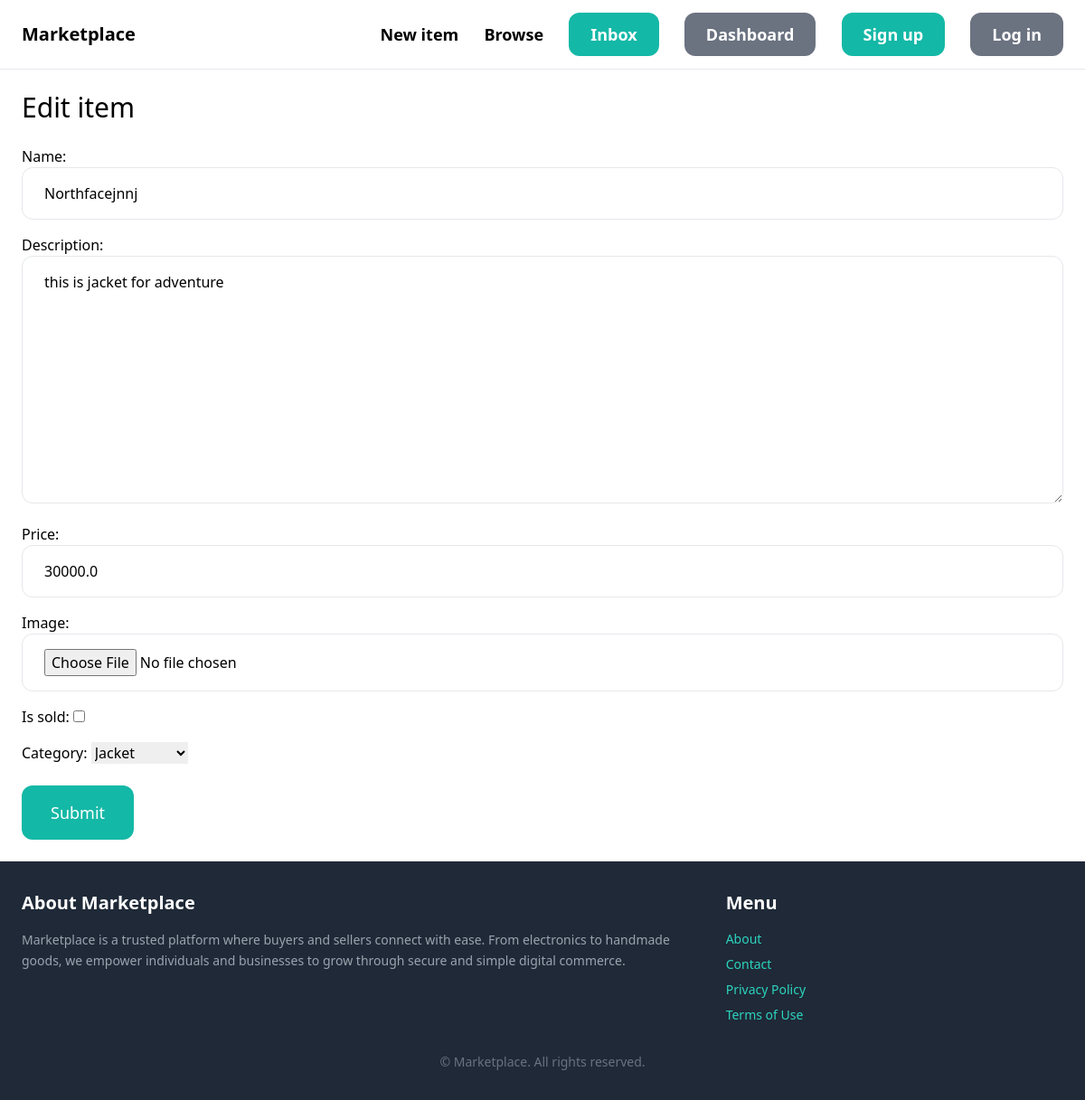
The page /items/2/edit/ (signed in) on the database its author committed.
### item/models.py (models this page shows, shortened)
class Item(models.Model):
    category = models.ForeignKey(Category, related_name='items', on_delete=models.CASCADE)
    name = models.CharField(max_length=255)
    description = models.TextField(blank=True, null=True)
    price = models.FloatField()
    image = models.ImageField(upload_to='item_images', blank=True, null=True)
    is_sold = models.BooleanField(default=False)
    created_by = models.ForeignKey(User, related_name='items', on_delete=models.CASCADE)
    created_at = models.DateTimeField(auto_now_add=True)

class Category(models.Model):
    name = models.CharField(max_length=255)
    class Meta:
        ordering = ('name',)
        verbose_name_plural = 'Categories'
    def __str__(self):
        return self.name

### item/views.py (the view)
# urls.py: path('<int:pk>/edit/', views.edit, name='edit'),
@login_required
def edit(request, pk):
    item = get_object_or_404(Item, pk=pk, created_by=request.user)
    if request.method == 'POST':
        form = EditItemForm(request.POST, request.FILES, instance=item)
        if form.is_valid():
            form.save()
            return redirect('item:detail', pk=item.id)
    else:
        form = EditItemForm(instance=item)
    return render(request, 'item/form.html', {
        'form': form,
        'title': 'Edit item',
    })

### item/forms.py
class EditItemForm(forms.ModelForm):
    class Meta:
        model = Item
        fields = ('name', 'description', 'price', 'image', 'is_sold', 'category')
        widgets = {
            'name': forms.TextInput(attrs={
                'class': INPUT_CLASSES
            }),
            'description': forms.Textarea(attrs={
                'class': INPUT_CLASSES
            }),
            'price': forms.TextInput(attrs={
                'class': INPUT_CLASSES
            }),
            'image': forms.FileInput(attrs={
                'class': INPUT_CLASSES
            })
        }

### item/templates/item/form.html (shortened to what this page needs)
{% extends 'home/base.html' %}
{% block content %}
<h1 class="mb-6 text-3xl">{{ title }}</h1>
<form method="post" action="." enctype="multipart/form-data">
    <div class="space-y-4">
        {{ form.as_p }}
    </div>
    <button class="mt-6 py-4 px-8 text-lg bg-teal-500 hover:bg-teal-700 rounded-xl text-white">Submit</button>
</form>
{% endblock %}

### rows shown on the page
Item: name "Northfacejnnj", description "this is jacket for adventure", price "30000.0", category "Jacket"

### other values the page prints
{{ title }} "Edit item"
